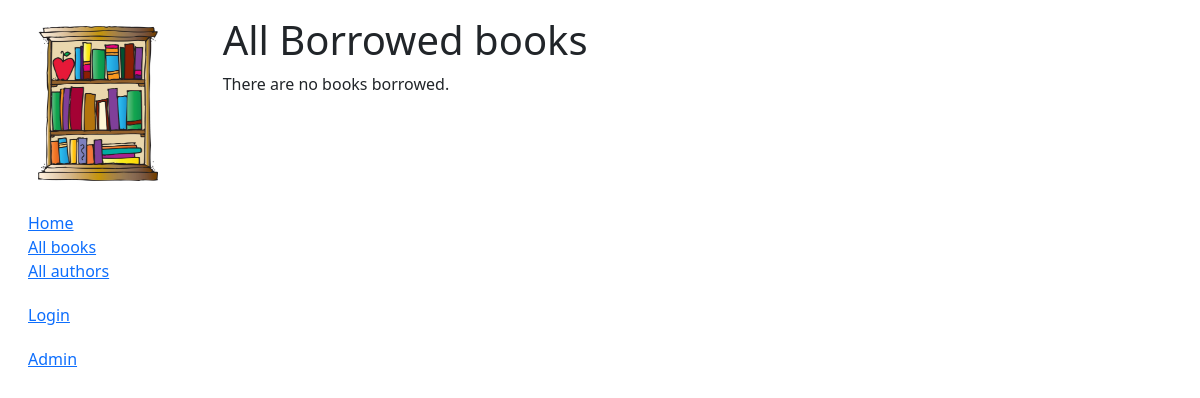
The app's page /catalog/borrowed/, older data.
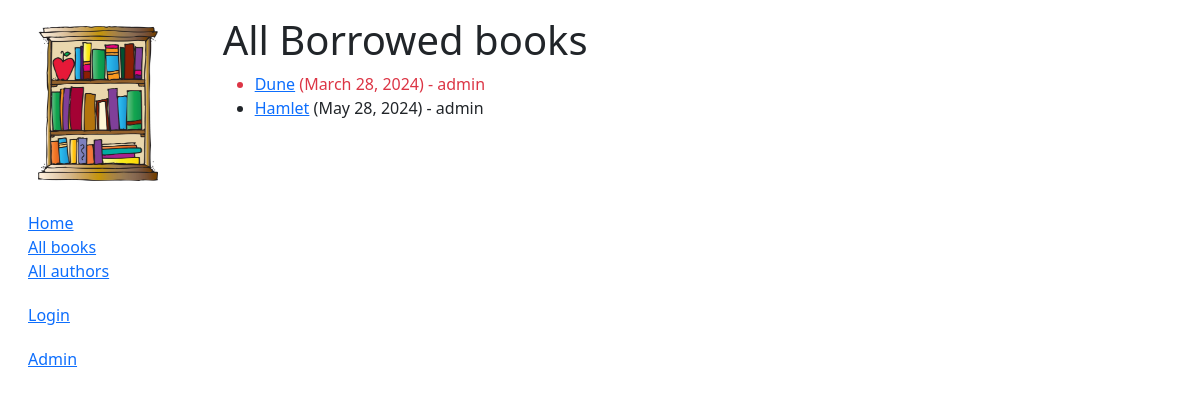
The same page, newer data.
### catalog/models.py (models this page shows, shortened)
class BookInstance(models.Model):
    id = models.UUIDField(primary_key=True, default=uuid.uuid4,
                          help_text="Unique ID for this particular book across whole library")
    book = models.ForeignKey('Book', on_delete=models.RESTRICT, null=True)
    imprint = models.CharField(max_length=200)
    due_back = models.DateField(null=True, blank=True)
    borrower = models.ForeignKey(
        settings.AUTH_USER_MODEL, on_delete=models.SET_NULL, null=True, blank=True)
    @property
    def is_overdue(self):
        return bool(self.due_back and date.today() > self.due_back)
    LOAN_STATUS = (
        ('d', 'Maintenance'),
        ('o', 'On loan'),
        ('a', 'Available'),
        ('r', 'Reserved'),
    )
    status = models.CharField(
        max_length=1,
        choices=LOAN_STATUS,
        blank=True,
        default='d',
        help_text='Book availability')
    class Meta:
        ordering = ['due_back']
        permissions = (("can_mark_returned", "Set book as returned"),)

class Book(models.Model):
    title = models.CharField(max_length=200)
    author = models.ForeignKey('Author', on_delete=models.RESTRICT, null=True)
    summary = models.TextField(
        max_length=1000, help_text="Enter a brief description of the book")
    isbn = models.CharField('ISBN', max_length=13,
                            unique=True,
                            help_text='13 Character <a href="https://www.isbn-international.org/content/what-isbn'
                                      '">ISBN number</a>')
    genre = models.ManyToManyField(
        Genre, help_text="Select a genre for this book")
    language = models.ForeignKey(
        'Language', on_delete=models.SET_NULL, null=True)
    class Meta:
        ordering = ['title', 'author']
    def display_genre(self):
        """Creates a string for the Genre. This is required to display genre in Admin."""
        return ', '.join([genre.name for genre in self.genre.all()[:3]])
    display_genre.short_description = 'Genre'

### catalog/views.py (the view)
# urls.py: path('borrowed/', views.LoanedBooks.as_view(), name='all-borrowed'),
class LoanedBooks(generic.ListView):
    model = BookInstance
    template_name = 'catalog/all_borrowed.html'
    def get_queryset(self):
        return (
            BookInstance.objects.filter(status='o')
        )

### catalog/templates/catalog/all_borrowed.html (shortened to what this page needs)
{% extends "base_generic.html" %}
{% block content %}
    <h1> All Borrowed books</h1>
    {% if bookinstance_list %}
    <ul>
      {% for bookinst in bookinstance_list %}
      <li class="{% if bookinst.is_overdue %}text-danger{% endif %}">
        <a href="{% url 'book-detail' bookinst.book.pk %}">{{ bookinst.book.title }}</a> ({{ bookinst.due_back }})
        - {{bookinst.borrower}}
      </li>
      {% endfor %}
    </ul>
    {% else %}
      <p>There are no books borrowed.</p>
    {% endif %}
{% endblock %}

Row changes from the older to the newer data that the page shows:
added BookInstance: book "Dune", due_back "March 28, 2024", borrower "admin"
added BookInstance: book "Hamlet", due_back "May 28, 2024", borrower "admin"
Text that changed along with them:
text no longer shown: "There are no books borrowed."
